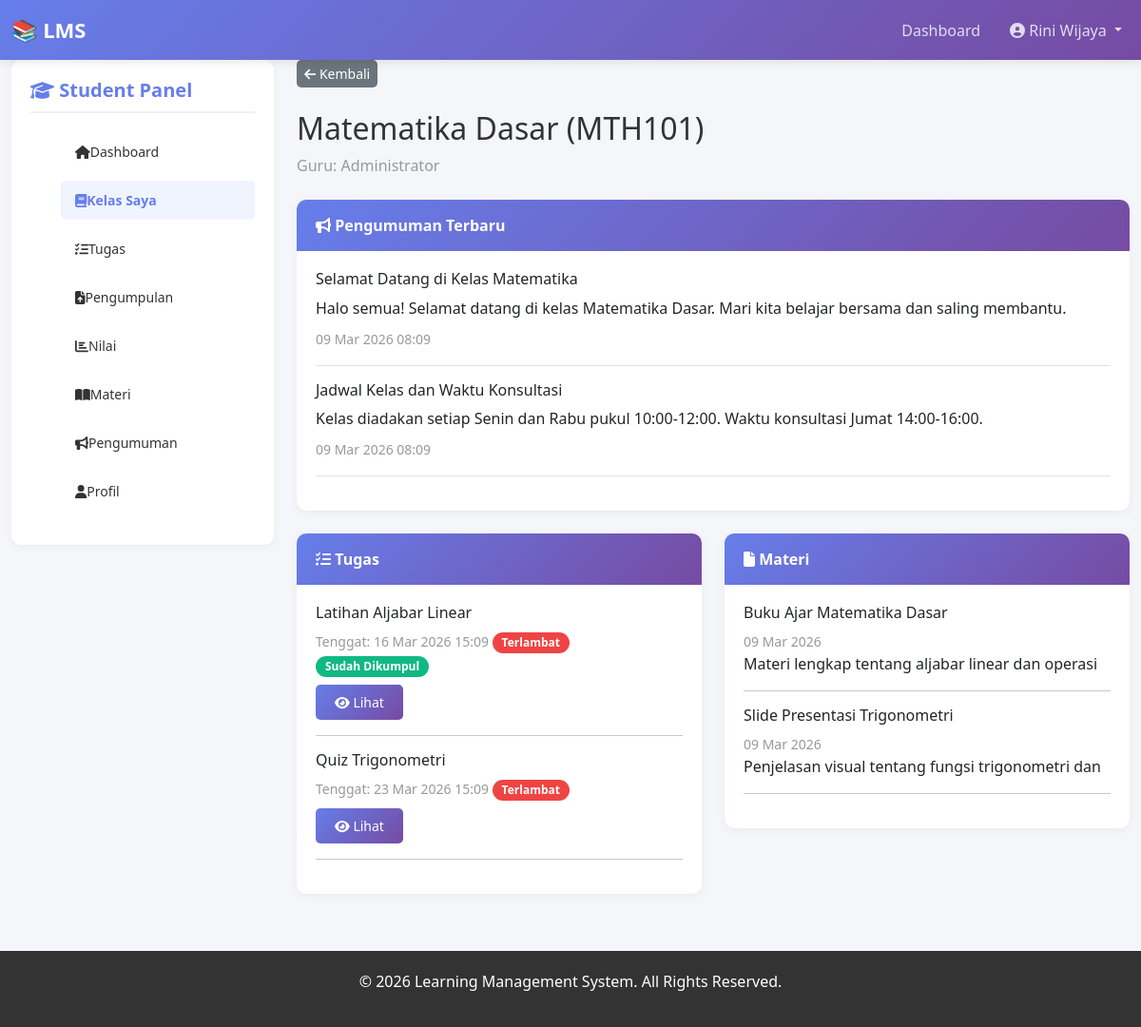
Screenshot of /student/view_class.php?id=1 (signed in) with the database file from the repository.
### tables this page shows
CREATE TABLE `classes` (
  `id` int(11) NOT NULL,
  `code` varchar(20) NOT NULL,
  `name` varchar(100) NOT NULL,
  `description` text DEFAULT NULL,
  `teacher_id` int(11) NOT NULL,
  `class_image` varchar(255) DEFAULT NULL,
  `status` enum('active','inactive') DEFAULT 'active',
  `created_at` timestamp NOT NULL DEFAULT current_timestamp(),
  `updated_at` timestamp NOT NULL DEFAULT current_timestamp() ON UPDATE current_timestamp()
);

CREATE TABLE `users` (
  `id` int(11) NOT NULL,
  `username` varchar(50) NOT NULL,
  `email` varchar(100) NOT NULL,
  `password` varchar(300) DEFAULT NULL,
  `full_name` varchar(100) NOT NULL,
  `phone` varchar(15) DEFAULT NULL,
  `role` enum('admin','teacher','student') NOT NULL,
  `avatar` varchar(255) DEFAULT NULL,
  `bio` text DEFAULT NULL,
  `status` enum('active','inactive') DEFAULT 'active',
  `created_at` timestamp NOT NULL DEFAULT current_timestamp(),
  `updated_at` timestamp NOT NULL DEFAULT current_timestamp() ON UPDATE current_timestamp()
);

CREATE TABLE `announcements` (
  `id` int(11) NOT NULL,
  `class_id` int(11) NOT NULL,
  `title` varchar(255) NOT NULL,
  `content` text NOT NULL,
  `created_by` int(11) NOT NULL,
  `priority` enum('low','normal','high') DEFAULT 'normal',
  `created_at` timestamp NOT NULL DEFAULT current_timestamp(),
  `updated_at` timestamp NOT NULL DEFAULT current_timestamp() ON UPDATE current_timestamp()
);

CREATE TABLE `assignments` (
  `id` int(11) NOT NULL,
  `class_id` int(11) NOT NULL,
  `title` varchar(255) NOT NULL,
  `description` text NOT NULL,
  `instructions` text DEFAULT NULL,
  `due_date` datetime NOT NULL,
  `max_score` decimal(5,2) DEFAULT 100.00,
  `created_by` int(11) NOT NULL,
  `file_path` varchar(255) DEFAULT NULL,
  `created_at` timestamp NOT NULL DEFAULT current_timestamp(),
  `updated_at` timestamp NOT NULL DEFAULT current_timestamp() ON UPDATE current_timestamp()
);

CREATE TABLE `materials` (
  `id` int(11) NOT NULL,
  `class_id` int(11) NOT NULL,
  `title` varchar(255) NOT NULL,
  `description` text DEFAULT NULL,
  `file_path` varchar(255) DEFAULT NULL,
  `file_type` varchar(50) DEFAULT NULL,
  `created_by` int(11) NOT NULL,
  `created_at` timestamp NOT NULL DEFAULT current_timestamp(),
  `updated_at` timestamp NOT NULL DEFAULT current_timestamp() ON UPDATE current_timestamp()
);

### student/view_class.php (the view, shortened to what this page needs)
<?php
require '../includes/config.php';
$student_id = $_SESSION['user_id'];
$class_id = (int)$_GET['id'];
$check = $conn->query("SELECT c.* FROM classes c
                      JOIN class_members cm ON c.id = cm.class_id
                      WHERE c.id = $class_id AND cm.student_id = $student_id");
$class = $check->fetch_assoc();
$teacher = $conn->query("SELECT full_name FROM users WHERE id = {$class['teacher_id']}")->fetch_assoc();
$announcements_query = "SELECT * FROM announcements WHERE class_id = $class_id ORDER BY created_at DESC LIMIT 5";
$announcements = $conn->query($announcements_query);
$assignments_query = "SELECT * FROM assignments WHERE class_id = $class_id ORDER BY due_date ASC";
$assignments = $conn->query($assignments_query);
$materials_query = "SELECT * FROM materials WHERE class_id = $class_id ORDER BY created_at DESC LIMIT 5";
$materials = $conn->query($materials_query);
require '../includes/header.php';
?>
<div class="col-md-3 mb-4">
    <div class="sidebar">
        <h5><i class="fas fa-graduation-cap"></i> Student Panel</h5>
        <ul class="sidebar-menu">
            <li><a href="dashboard.php"><i class="fas fa-home"></i> Dashboard</a></li>
            <li><a href="classes.php" class="active"><i class="fas fa-book"></i> Kelas Saya</a></li>
            <li><a href="assignments.php"><i class="fas fa-tasks"></i> Tugas</a></li>
            <li><a href="submissions.php"><i class="fas fa-file-upload"></i> Pengumpulan</a></li>
            <li><a href="grades.php"><i class="fas fa-chart-bar"></i> Nilai</a></li>
            <li><a href="materials.php"><i class="fas fa-book-open"></i> Materi</a></li>
            <li><a href="announcements.php"><i class="fas fa-bullhorn"></i> Pengumuman</a></li>
            <li><a href="profile.php"><i class="fas fa-user"></i> Profil</a></li>
        </ul>
    </div>
</div>
<div class="col-md-9">
    <div class="mb-4">
        <a href="classes.php" class="btn btn-secondary btn-sm">
            <i class="fas fa-arrow-left"></i> Kembali
        </a>
    </div>
    <h2 class="mb-2"><?php echo $class['name']; ?> (<?php echo $class['code']; ?>)</h2>
    <p class="text-muted mb-4">Guru: <?php echo $teacher['full_name']; ?></p>
    <div class="card mb-4">
        <div class="card-header">
            <i class="fas fa-bullhorn"></i> Pengumuman Terbaru
        </div>
        <div class="card-body">
            <?php if ($announcements->num_rows > 0): ?>
                <?php while ($ann = $announcements->fetch_assoc()): ?>
                    <div class="mb-3 pb-3 border-bottom">
                        <h6><?php echo $ann['title']; ?></h6>
                        <p class="mb-2"><?php echo substr($ann['content'], 0, 150); ?></p>
                        <small class="text-muted"><?php echo date('d M Y H:i', strtotime($ann['created_at'])); ?></small>
                    </div>
                <?php endwhile; ?>
            <?php else: ?>
                <p class="text-muted text-center">Belum ada pengumuman</p>
            <?php endif; ?>
        </div>
    </div>
    <div class="row">
        <div class="col-md-6">
            <div class="card">
                <div class="card-header">
                    <i class="fas fa-tasks"></i> Tugas
                </div>
                <div class="card-body">
                    <?php if ($assignments->num_rows > 0): ?>
                        <?php while ($assign = $assignments->fetch_assoc()):
                            $submitted = $conn->query("SELECT id FROM assignment_submissions WHERE assignment_id = {$assign['id']} AND student_id = $student_id")->num_rows;
                            $now = new DateTime();
                            $due = new DateTime($assign['due_date']);
                            $is_late = $now > $due;
                        ?>
                            <div class="mb-3">
                                <h6><?php echo $assign['title']; ?></h6>
                                <small class="text-muted">
                                    Tenggat: <?php echo date('d M Y H:i', strtotime($assign['due_date'])); ?>
                                    <?php if ($is_late) echo ' <span class="badge badge-danger">Terlambat</span>'; ?>
                                    <?php if ($submitted) echo ' <span class="badge badge-success">Sudah Dikumpul</span>'; ?>
                                </small>
                                <div class="mt-2">
                                    <a href="view_assignment.php?id=<?php echo $assign['id']; ?>" class="btn btn-sm btn-primary">
                                        <i class="fas fa-eye"></i> Lihat
                                    </a>
                                </div>
                            </div>
                            <hr>
                        <?php endwhile; ?>
                    <?php else: ?>
                        <p class="text-muted text-center">Belum ada tugas</p>
                    <?php endif; ?>
                </div>
            </div>
        </div>
        <div class="col-md-6">
            <div class="card">
                <div class="card-header">
                    <i class="fas fa-file"></i> Materi
                </div>
                <div class="card-body">
                    <?php if ($materials->num_rows > 0): ?>
                        <?php while ($material = $materials->fetch_assoc()): ?>
                            <div class="mb-3">
                                <h6><?php echo $material['title']; ?></h6>
                                <small class="text-muted"><?php echo date('d M Y', strtotime($material['created_at'])); ?></small>
                                <p><?php echo substr($material['description'], 0, 50); ?></p>
                            </div>
                            <hr>
                        <?php endwhile; ?>
                    <?php else: ?>
                        <p class="text-muted text-center">Belum ada materi</p>
                    <?php endif; ?>
                </div>
            </div>
        </div>
    </div>
</div>
<?php require '../includes/footer.php'; ?>

### assets/css/style.css (style rules this page uses)
* { margin: 0; padding: 0; box-sizing: border-box; }
body { font-family: 'Segoe UI', Tahoma, Geneva, Verdana, sans-serif; background-color: #f5f6fa; color: #333; }
.sidebar { background: white; border-radius: 10px; padding: 20px; box-shadow: 0 2px 10px rgba(0, 0, 0, 0.05); position: sticky; top: 20px; height: fit-content; }
.sidebar h5 { color: #667eea; font-weight: bold; margin-bottom: 20px; padding-bottom: 10px; border-bottom: 2px solid #f0f0f0; }
.sidebar-menu { list-style: none; }
.sidebar-menu li { margin-bottom: 10px; }
.sidebar-menu a { color: #333; text-decoration: none; display: flex; align-items: center; padding: 10px 15px; border-radius: 5px; transition: 0.3s; font-size: 14px; }
.sidebar-menu a:hover, .sidebar-menu a.active { background: #f0f4ff; color: #667eea; font-weight: bold; }
.card { border: none; border-radius: 10px; box-shadow: 0 2px 10px rgba(0, 0, 0, 0.05); transition: 0.3s; margin-bottom: 20px; }
.card-header { background: linear-gradient(135deg, #667eea 0%, #764ba2 100%); color: white; border: none; border-radius: 10px 10px 0 0 !important; padding: 15px 20px; font-weight: bold; }
.card-body { padding: 20px; }
.btn-primary { background: linear-gradient(135deg, #667eea 0%, #764ba2 100%); border: none; border-radius: 5px; padding: 8px 20px; transition: 0.3s; }
.btn-secondary { background: #6c757d; border: none; border-radius: 5px; }
.badge { padding: 5px 10px; border-radius: 20px; font-size: 12px; }
.badge-success { background: #10b981; }
.badge-danger { background: #ef4444; }
.text-muted { color: #999 !important; }

### rows the page displays
classes: name "Matematika Dasar", code "MTH101"
users: full_name "Administrator"
announcements: title "Selamat Datang di Kelas Matematika", content "Halo semua! Selamat datang di kelas Matematika Dasar. Mari kita belajar bersama dan saling membantu.", created_at "09 Mar 2026 08:09"
announcements: title "Jadwal Kelas dan Waktu Konsultasi", content "Kelas diadakan setiap Senin dan Rabu pukul 10:00-12:00. Waktu konsultasi Jumat 14:00-16:00.", created_at "09 Mar 2026 08:09"
assignments: title "Latihan Aljabar Linear", due_date "16 Mar 2026 15:09", shows "Terlambat", shows "Sudah Dikumpul"
assignments: title "Quiz Trigonometri", due_date "23 Mar 2026 15:09", shows "Terlambat"
materials: title "Buku Ajar Matematika Dasar", created_at "09 Mar 2026", description "Materi lengkap tentang aljabar linear dan operasi"
materials: title "Slide Presentasi Trigonometri", created_at "09 Mar 2026", description "Penjelasan visual tentang fungsi trigonometri dan"

### other values shown
substr($full_name, 0, 20) "Rini Wijaya"
